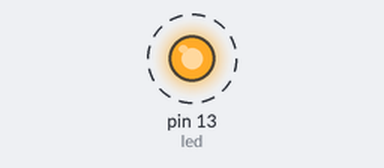
Recording of a sketch running on a simulated Arduino Uno, built with avr-gcc and run on an emulated ATmega328P. Shown: output pins drawn as LEDs (lit = HIGH). Dashed ring = blinking. Pins used as bus, display or sensor lines are not drawn; what the sketch prints to the serial monitor is not drawn.

Above: at 4.5 s.
Timing chart, 0 to 8.6 s (numbered marks = the images above):
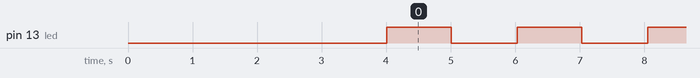

Measured:
- by itself, pin 13 (led): alternates HIGH for 1.0 s and LOW for 1.0 s

The sketch:

sketch_dec10a.ino
```cpp
const int led = 13;
int resetpin = 12;

void setup() {
  // put your setup code here, to run once:
  digitalWrite(resetpin, HIGH);
  delay(2000);

  pinMode(led, OUTPUT);
  pinMode(resetpin, OUTPUT);
  Serial.begin(9600);
  Serial.println("Reset");
  delay(2000);
}

void loop() {
  // put your main code here, to run repeatedly:
  delay(10);
  digitalWrite(led, HIGH);
  Serial.println("ON");
  delay(1000);
  digitalWrite(led, LOW);
  Serial.println("OFF");
  delay(1000);
  Serial.println("Resetting");
  delay(10);
  digitalWrite(resetpin, LOW);
  Serial.println("This Never Happens");
  //this never happens because arduino reset
}
```
